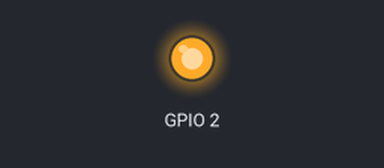
Recording of a program running on a simulated Raspberry Pi (BCM pin numbers). Shown: output pins drawn as LEDs (lit = HIGH). What the program prints to the terminal is not drawn. At 0.0 s the program stops and its outputs stay as they are.

Above: at 0.1 s.
Timing chart, 0 to 1.5 s (numbered marks = the images above):
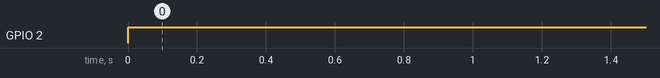

The program:

BGT24MTR11-controller.py
```python
#!/usr/bin/python
# Code based on the sample https://www.takaitra.com/spi-device-raspberry-pi/

import spidev
import time
from gpiozero import OutputDevice

chipSelectNeg = OutputDevice('BOARD3')
chipSelectNeg.active_high = False
chipSelectNeg.off()


spi0 = spidev.SpiDev()
# Use of /dev/spidev0.0, SPI0 with CE0 not used.
# SCLK: BOARD23
# MOSI: BOARD19
spi0.open(0,0)
spi0.max_speed_hz = 122000
# CPOL=0, CPHA=1
spi0.mode = 0b01

MSB = 0b00000000
# bit7: Active-low LNA Gain Reduction (OFF)
# bit6: Not Used
# bit5: Not Used
# bit4: TX power disable (OFF)
#       TX is controlled by active-low "TXOFF" pin of the IC.
# bit3: Analog multiplexer control bit "AMUX2" (0)
# bit2: Test bit, must be LOW (0)
# bit1: Test bit, must be lOW (0)
# bit0: Analog multiplexer control bit "AMUX1" (0)

LSB = 0b00001000 # TX full power
# LSB = 0b00001101 # TX power reduced of 4dB
# LSB = 0b00001110 # TX power reduced of 6dB
# LSB = 0b00001111 # TX power reduced of 9dB

# bit7: Analog multiplexer control bit "AMUX0" (0)
# bit6: Active-low 64k divider (ON)
# bit5: Active-low 16 divider (ON)
# bit4: Active-low LO buffer output power in high mode (ON)
# bit3: Active-low TX buffer output power in high mode (ON)
# bit2: TW power reduction bit2
# bit1: TW power reduction bit1
# bit0: TW power reduction bit0
# TW output power reduction factors [dB] : 0, 0.4, 0.8, 1.4, 2.5, 4, 6, 9

print('SPI communication started...')
# Enable BGT24MTR11 for SPI programming
chipSelectNeg.on()
time.sleep(1e-4)
spi0.xfer([MSB,LSB])

spi0.close()
time.sleep(1e-4)
# Disable BGT24MTR11 after successfull programming
chipSelectNeg.off()
print('SPI communication ended.')
```

Measured:
- by itself, GPIO 2: LOW → HIGH at 0.00 s
